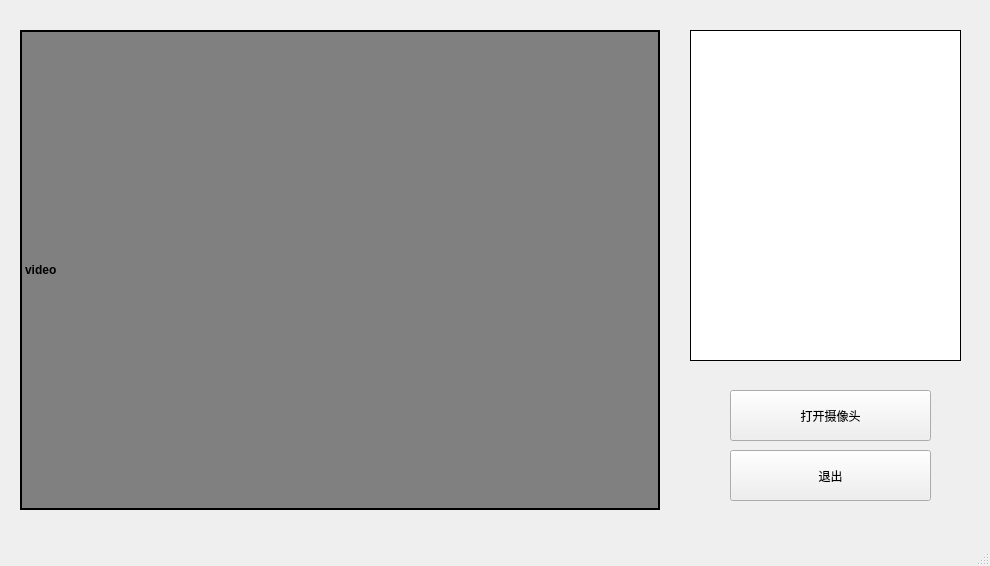
<?xml version="1.0" encoding="UTF-8"?>
<ui version="4.0">
 <class>MainWindow</class>
 <widget class="QMainWindow" name="MainWindow">
  <property name="geometry">
   <rect>
    <x>0</x>
    <y>0</y>
    <width>990</width>
    <height>566</height>
   </rect>
  </property>
  <property name="minimumSize">
   <size>
    <width>990</width>
    <height>566</height>
   </size>
  </property>
  <property name="maximumSize">
   <size>
    <width>990</width>
    <height>566</height>
   </size>
  </property>
  <property name="windowTitle">
   <string>自然语言的手势识别</string>
  </property>
  <widget class="QWidget" name="centralwidget">
   <widget class="QLabel" name="label_show_camera">
    <property name="geometry">
     <rect>
      <x>20</x>
      <y>30</y>
      <width>640</width>
      <height>480</height>
     </rect>
    </property>
    <property name="styleSheet">
     <string notr="true">border-width:2px;
border-style:solid;
border-color: black;
background: gray;
font-weight: 800;</string>
    </property>
    <property name="text">
     <string>video</string>
    </property>
   </widget>
   <widget class="QLabel" name="answer">
    <property name="geometry">
     <rect>
      <x>690</x>
      <y>30</y>
      <width>271</width>
      <height>331</height>
     </rect>
    </property>
    <property name="styleSheet">
     <string notr="true">border-width:1px;
border-style:solid;
border-color: black;
background: white;</string>
    </property>
    <property name="text">
     <string/>
    </property>
   </widget>
   <widget class="QPushButton" name="button_open_camera">
    <property name="geometry">
     <rect>
      <x>730</x>
      <y>390</y>
      <width>201</width>
      <height>51</height>
     </rect>
    </property>
    <property name="styleSheet">
     <string notr="true"/>
    </property>
    <property name="text">
     <string>打开摄像头</string>
    </property>
   </widget>
   <widget class="QPushButton" name="button_close">
    <property name="geometry">
     <rect>
      <x>730</x>
      <y>450</y>
      <width>201</width>
      <height>51</height>
     </rect>
    </property>
    <property name="text">
     <string>退出</string>
    </property>
   </widget>
  </widget>
  <widget class="QMenuBar" name="menubar">
   <property name="geometry">
    <rect>
     <x>0</x>
     <y>0</y>
     <width>990</width>
     <height>26</height>
    </rect>
   </property>
  </widget>
  <widget class="QStatusBar" name="statusbar"/>
 </widget>
 <resources/>
 <connections/>
</ui>
